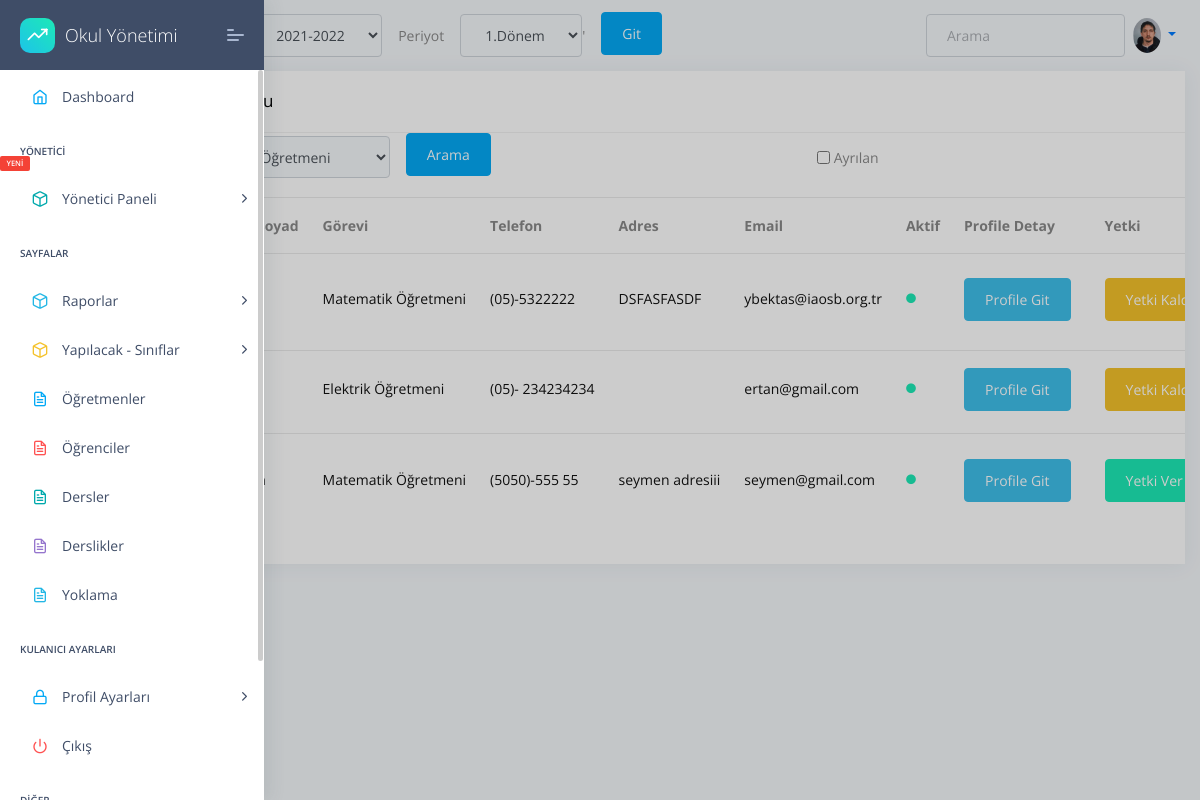
Page /usr-ogretmenler.html (signed in) on the committed database.
### apps/home/models.py (models this page shows, shortened)
class Profil(models.Model):
    user=models.OneToOneField(User,on_delete=models.CASCADE,related_name="user")
    TC=models.CharField(max_length=11,unique=True,validators=[validateEven],blank=True,null=True)# regex eklenecek, validasyon yapilacak
    image=models.ImageField(upload_to="images/ogretmenler/",blank=True,null=True,default='images/person.png')
    job=models.ForeignKey(JobsTable,on_delete=models.CASCADE,unique=False,blank=True,null=True)
    phone=models.CharField(validators=[validatePhone], max_length=17, blank=True,default="05",null=True,unique=False) # regex eklenecek, validasyon yapilacak
    adress=models.TextField(max_length=100,unique=False,blank=True,null=True)
    isWorking=models.BooleanField(default=True,unique=False,blank=True,null=True)
    HESCode=models.CharField(max_length=12,unique=True,validators=[validateHesCode],blank=True,null=True)
    birthdate=models.DateField(("Doğum Tarihiniz"), auto_now=False, auto_now_add=False,unique=False,blank=True,null=True)
    sexualChoice=(('Kız','Kız'),
              ('Erkek','Erkek'),
              ('Diger','Diğer'),
    )
    gender=CharField(max_length=10 ,choices=sexualChoice,unique=False,blank=True,null=True)

class JobsTable(models.Model):
    name=models.CharField(max_length=50,default="",)
    def __str__(self):
        return self.name

### apps/home/views.py (the view)
# urls.py: path('usr-ogretmenler.html', views.profilShowList,name='kullanicilar'),
@login_required(login_url="/login/")
def profilShowList(request):
    jobs =  JobsTable.objects.all()
    jobname = request.GET.get("jobname")
    if jobname ==None or jobname =="0":
        profilList = Profil.objects.all()
    else:
        profilList = Profil.objects.filter(job__name=jobname)
    context = {
        'Kullanicilar' : profilList,
        'media_url':settings.MEDIA_URL,
        'jobs':jobs,
        'sessions':sessions,"periods":periods
    }
    return render(request,'home/usr-ogretmenler.html',context)

### apps/home/models.py (called while the page is built)
    def __str__(self):
      return self.session

    def __str__(self):
      return self.period

### apps/templates/home/usr-ogretmenler.html (shortened to what this page needs)
{% extends "layouts/base.html" %}
{% block content %}
 <div class="col-xl-12 col-md-6">
    <div class="card Recent-Users">
        <div class="card-header">
            <h5>Kullanıcılar Tablosu</h5>
        </div>
        {% include  'home/filter.html' %}
        <div class="card-block px-0 py-3">
            <div class="table-responsive">
                <table class="table table-hover">
                    <thead>
                        <tr>
                        <th scope="col">Profil Resmi</th>
                          <th scope="col">Ad ve Soyad</th>
                          <th scope="col">Görevi</th>
                          <th scope="col">Telefon</th>
                          <th scope="col">Adres</th>
                          <th scope="col">Email</th>
                          <th scope="col">Aktif</th>
                          {% if user.is_staff %}
                          <th scope="col">Profile Detay</th>
                                <th scope="col">Yetki</th>
                          {% endif %}
                        </tr>
                      </thead>
                    <tbody>
                        {% for kullanici in Kullanicilar %}
                        <tr class="unread">
                            <td>
                                <a href="{% url 'users-view' kullanici.id %}">
                            </a>
                            </td>
                            <td title="Ad Soyad">
                                <a href="{% url 'users-view' kullanici.id %}">
                                <h6 class="mb-1">{{kullanici.user.first_name}} {{kullanici.last_name}}</h6>
                                </a>
                            </td>
                            <td>
                                <a href="{% url 'users-view' kullanici.id %}">
                                <h6 class="mb-1">{{kullanici.job}} </h6>
                                </a>
                            </td>
                            <td>
                                <a href="{% url 'users-view' kullanici.id %}">
                                <h6 class="mb-1">{{kullanici.phone}} </h6>
                                </a>
                            </td>
                            <td>
                                <a href="{% url 'users-view' kullanici.id %}">
                                <h6 class="mb-1">{{kullanici.adress}}</h6>
                            </a>
                            </td>
                            <td>
                                <a href="{% url 'users-view' kullanici.id %}">
                                <h6 class="mb-1">{{kullanici.user.email}} </h6>
                            </a>
                            </td>
                            <td>
                                {% if kullanici.isWorking %}
                                <h6 class="text-muted"><i class="fas fa-circle text-c-green f-10 m-r-15"></i></h6>
                                {% else %}
                                <h6 class="text-muted"><i class="fas fa-circle text-c-black f-10 m-r-15"></i></h6>
                                {% endif %}
                            </td>
                            {% if user.is_staff %}
                            <td>
                                <a href="{% url 'users-view' kullanici.id %}" class="btn btn-info">Profile Git</a>
                            </td>
                            <td>
                                {% if kullanici.user.is_staff %}
                                <button type="button" class="btn btn-warning" data-toggle="modal" data-target="#{{kullanici.user.id}}model">Yetki Kaldır</button>
                                {% else %}
                                <button type="button" class="btn btn-success" data-toggle="modal" data-target="#{{kullanici.user.id}}model">Yetki Ver</button>
                                {% endif %}
                            </td>
                            {% endif %}
                        </tr>
                       {% endfor %}
                    </tbody>
                </table>
            </div>
        </div>
    </div>
</div>
{% endblock content %}

### apps/templates/includes/navigation.html (shortened to what this page needs)
<nav  class="navbar navbar-expand-lg ">
  <div class="collapse navbar-collapse ">
  <div class="collapse navbar-collapse" id="navbarsExample03">
    <ul class="navbar-nav mr-auto">
      <li class="text-black">
        <a class="nav-link" href="#">Anasayfa<span class="sr-only">(current)</span></a>
      </li>
      <form class="form-inline my-2 my-md-0"  method="GET" >
      <li class="text-black align-middle mx-3">
        <label for="session">Dönem</label>
      </li>
      <li class="nav-item select">
        <select id="sessionID" class="form-control" name="sessionID">-->
          {% for session in sessions %}
          <option value="{{ session }}">{{ session }}</option>
          {% endfor %}
        </select>
      </li>
      <li class="text-black mx-3">
        <label for="session">Periyot</label>
      </li>
      <li class="nav-item select">
        <select id="periodID" class="form-control" name="periodID">-->
          {% for period in periods %}
          <option value="{{ period }}">{{ period }}</option>
          {% endfor %}
        </select>
      </li>'
      <button  type="submit" class="btn btn-primary mx-3" >Git</button>
    </form>
    </ul>
    <form class="form-inline my-2 my-md-0">
      <input class="form-control" type="text" placeholder="Arama">
    </form>
    <ul class="nav navbar-nav navbar-right">
      <li class="nav-item dropdown">
      <a class="nav-link dropdown-toggle" href="" id="dropdown01" data-toggle="dropdown" aria-haspopup="true" aria-expanded="false">
      {% if user.user.image.ogretmenler %}
      <img
        src="/media/{{user.user.image.ogretmenler}}"
        class="rounded-circle z-depth-0"
        alt="avatar image"
        height="35"
      />
      {% else %}
      <img
        src="/media/{{user.user.image}}"
        class="rounded-circle z-depth-0"
        alt="avatar image"
        height="35"
      >
      {% endif %}
      </a>
      </li>
    </ul>
  </div>
</div>
</nav>

### rows in the picture
Profil: job "Matematik Öğretmeni", phone "(05)-5322222", adress "DSFASFASDF", user.email "ybektas@iaosb.org.tr", isWorking True (drawn)
Profil: job "Elektrik Öğretmeni", phone "(05)- 234234234", user.email "ertan@gmail.com", isWorking True (drawn)
Profil: job "Matematik Öğretmeni", phone "(5050)-555 55", adress "seymen adresiii", user.email "seymen@gmail.com", isWorking True (drawn)

### other values in the picture
form field sessionID "2021-2022"
form field periodID "1.Dönem"
form field jobname "Elektrik Öğretmeni"
